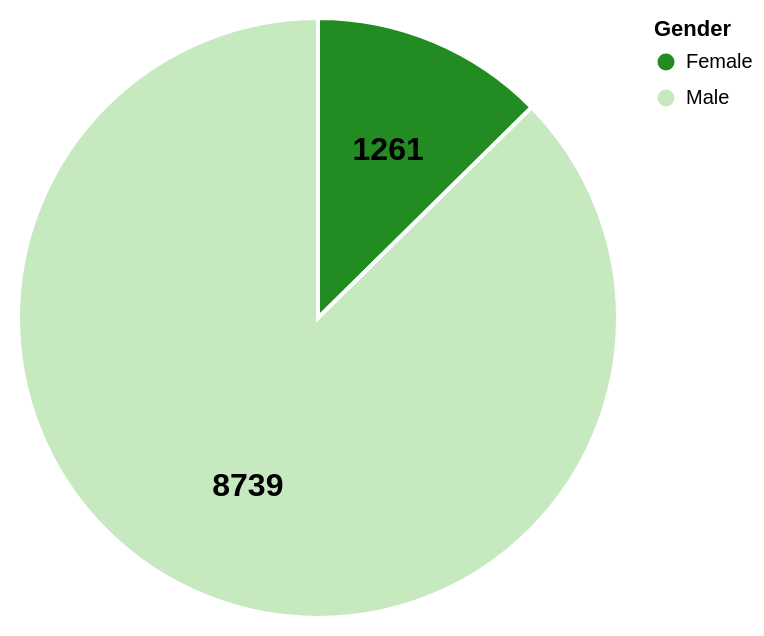

The specification (Vega-Lite) saved for this image:
### Vega-Lite specification from a JSON file in a GitHub repository (floating-point values rounded to 4 significant figures)
{"$schema": "https://vega.github.io/schema/vega-lite/v5.json", "description": "Pie Chart with Percentage Annotations and Tooltips", "width": 300, "height": 300, "data": {"values": [{"category": "Female", "value": 1261}, {"category": "Male", "value": 8739}]}, "layer": [{"mark": {"type": "arc", "tooltip": true, "stroke": "white", "strokeWidth": 2}, "encoding": {"color": {"field": "category", "type": "nominal", "title": "Gender", "scale": {"range": ["#228B22", "#c7e9c0"]}}, "theta": {"field": "value", "type": "quantitative", "stack": "normalize", "title": "Percentage"}}}, {"mark": {"type": "text", "radiusOffset": 0.9, "radius": 90, "align": "center", "baseline": "middle", "fontWeight": "bold", "fontSize": 16}, "encoding": {"text": {"field": "value", "type": "quantitative"}, "theta": {"field": "value", "type": "quantitative", "stack": "normalize"}}}], "config": {}}
